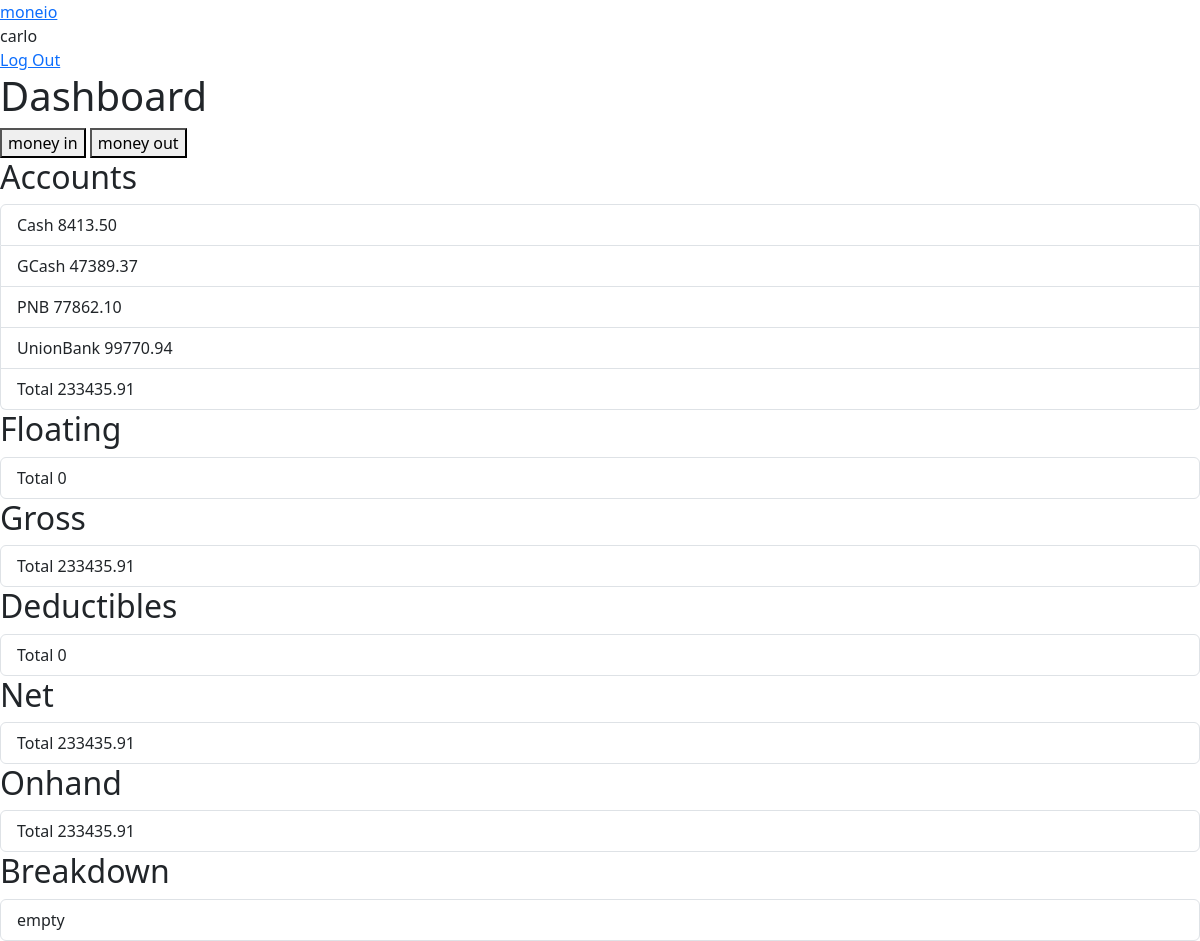
The app's page / (signed in), older data.
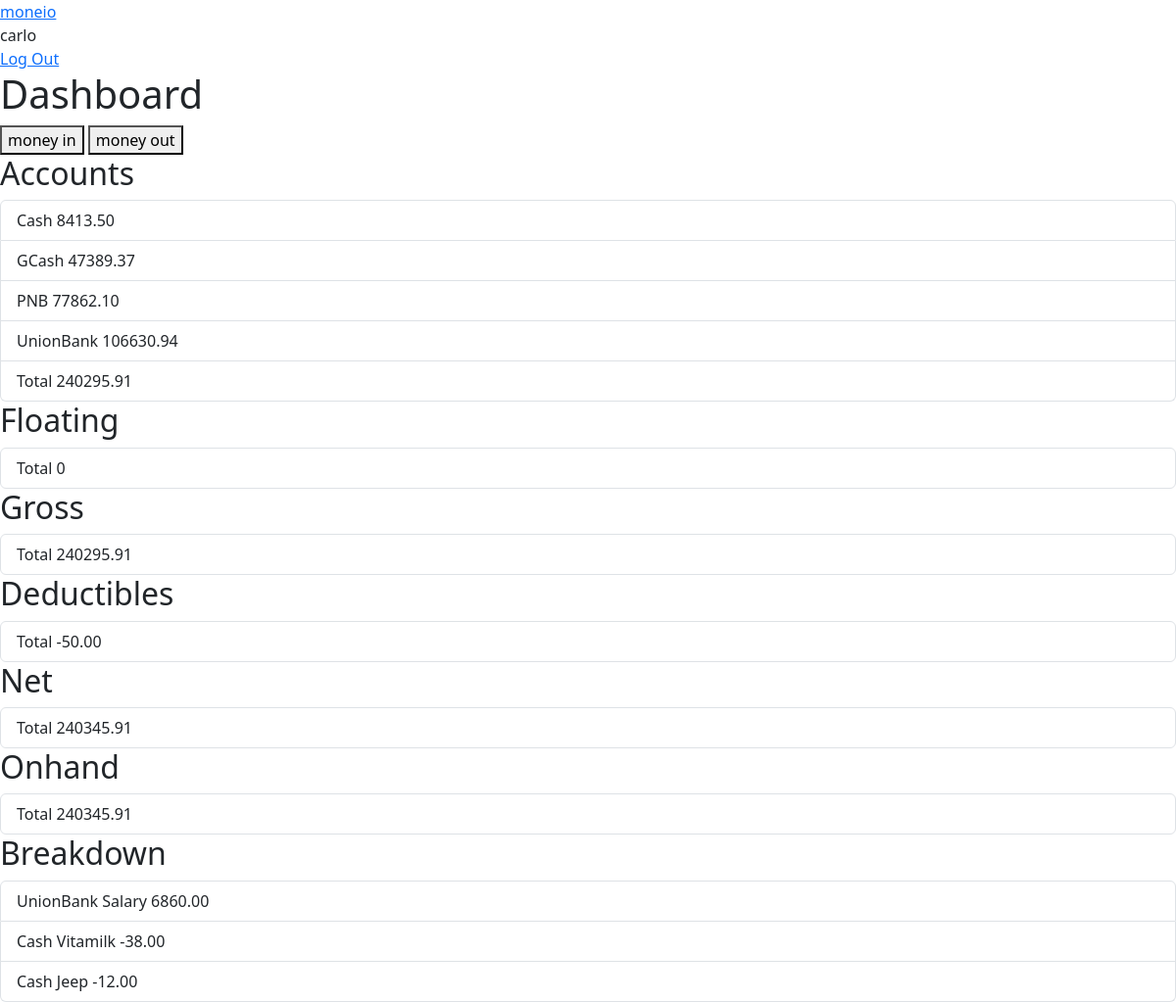
The same page, newer data.
### moneio/models.py (models this page shows, shortened)
class Account(models.Model):
  user = models.ForeignKey(User, on_delete=models.CASCADE, related_name="account_user")
  name = models.CharField(max_length=255)
  initial_balance = models.DecimalField(max_digits=12, decimal_places=2)
  initial_balance_date = models.DateField()
  is_floating = models.BooleanField(default=False)
  def serialize(self):
    return {
      "name": self.name,
      "balance": self.initial_balance,
      "date": self.initial_balance_date.strftime("%e %B %Y"),
      "is_floating": self.is_floating,
    }

class MoneyInOut(models.Model):
  user = models.ForeignKey(User, on_delete=models.CASCADE, related_name="money_in_out_user")
  name = models.CharField(max_length=255)
  price = models.DecimalField(max_digits=12, decimal_places=2)
  date = models.DateField()
  is_deductible = models.BooleanField()
  account = models.ForeignKey(Account, on_delete=models.CASCADE, related_name="money_in_out_account")
  def serialize(self):
    return {
      "name": self.name,
      "price": self.price,
      "date": self.date.strftime("%e %B %Y"),
      "account": self.account.name,
      "is_deductible": self.is_deductible,
    }

### moneio/views.py (the view)
# urls.py: path("", views.index, name="index"),
  def views(request):
    if request.user.is_authenticated:
      accounts = Account.objects.filter(user=request.user)
      breakdowns = MoneyInOut.objects.filter(user=request.user)
      accounts = [account.serialize() for account in accounts]
      breakdowns = [breakdown.serialize() for breakdown in breakdowns]
      for breakdown in breakdowns:
        for account in accounts:
          if account["name"] == breakdown["account"] and not breakdown["is_deductible"]:
            account["balance"] += breakdown["price"]
      current_total_balance = 0
      current_total_floating = 0
      current_total_deductibles = 0
      for account in accounts:
        if account["is_floating"]:
          current_total_floating += account["balance"]
        else:
          current_total_balance += account["balance"]
      for breakdown in breakdowns:
        if breakdown["is_deductible"]:
          current_total_deductibles += breakdown["price"]
      current_total_gross = current_total_balance - current_total_floating
      current_total_net = current_total_gross - current_total_deductibles
      current_total_onhand = current_total_net - current_total_floating
      return render(request, "moneio/index.html", {
        "data": {
          "accounts": accounts,
          "breakdowns": breakdowns,
          "current_total_balance": current_total_balance,
          "current_total_floating": current_total_floating,
          "current_total_gross": current_total_gross,
          "current_total_deductible": current_total_deductibles,
          "current_total_net": current_total_net,
          "current_total_onhand": current_total_onhand,
        },
      })
    return func(request)

### moneio/templates/moneio/index.html (shortened to what this page needs)
{% extends "moneio/layout.html" %}
{% block body %}
  <h1>Dashboard</h1>
  <button>money in</button>
  <button>money out</button>
  <div>
    <h2>Accounts</h2>
    <ul class="list-group">
      {% for account in data.accounts %}
        {% if not account.is_floating %}
          <li class="list-group-item">
            <span>{{ account.name }}</span>
            <span>{{ account.balance }}</span>
          </li>
        {% endif %}
      {% endfor %}
      <li class="list-group-item">
        <span>Total</span>
        <span>{{ data.current_total_balance }}</span>
      </li>
    </ul>
  </div>
  <div>
    <h2>Floating</h2>
    <ul class="list-group">
      <li class="list-group-item">
        <span>Total</span>
        <span>{{ data.current_total_floating }}</span>
      </li>
    </ul>
  </div>
  <div>
    <h2>Gross</h2>
    <ul class="list-group">
      <li class="list-group-item">
        <span>Total</span>
        <span>{{ data.current_total_gross }}</span>
      </li>
    </ul>
  </div>
  <div>
    <h2>Deductibles</h2>
    <ul class="list-group">
      <li class="list-group-item">
        <span>Total</span>
        <span>{{ data.current_total_deductible }}</span>
      </li>
    </ul>
  </div>
  <div>
    <h2>Net</h2>
    <ul class="list-group">
      <li class="list-group-item">
        <span>Total</span>
        <span>{{ data.current_total_net }}</span>
      </li>
    </ul>
  </div>
  <div>
    <h2>Onhand</h2>
    <ul class="list-group">
      <li class="list-group-item">
        <span>Total</span>
        <span>{{ data.current_total_onhand }}</span>
      </li>
    </ul>
  </div>
  <div>
    <h2>Breakdown</h2>
    <ul class="list-group">
      {% for breakdown in data.breakdowns %}
        <li class="list-group-item">
          <span>{{ breakdown.account }}</span>
          <span>{{ breakdown.name }}</span>
          <span>{{ breakdown.price }}</span>
        </li>
      {% empty %}
        <li class="list-group-item">
          <span>empty</span>
        </li>
      {% endfor %}
    </ul>
  </div>
{% endblock %}

Row changes from the older to the newer data that the page shows:
now on this page (row edited): MoneyInOut: name "Salary", price "6860.00"
now on this page (row edited): MoneyInOut: name "Vitamilk", price "-38.00"
now on this page (row edited): MoneyInOut: name "Jeep", price "-12.00"
Text that changed along with them:
{{ data.current_total_balance }}: "233435.91" → "240295.91"
{{ data.current_total_gross }}: "233435.91" → "240295.91"
{{ data.current_total_deductible }}: "0" → "-50.00"
{{ data.current_total_net }}: "233435.91" → "240345.91"
{{ data.current_total_onhand }}: "233435.91" → "240345.91"
new list line: "UnionBank"
new list line: "106630.94"
new list line: "Cash"
list line gone: "UnionBank 99770.94"
text no longer shown: "empty"
